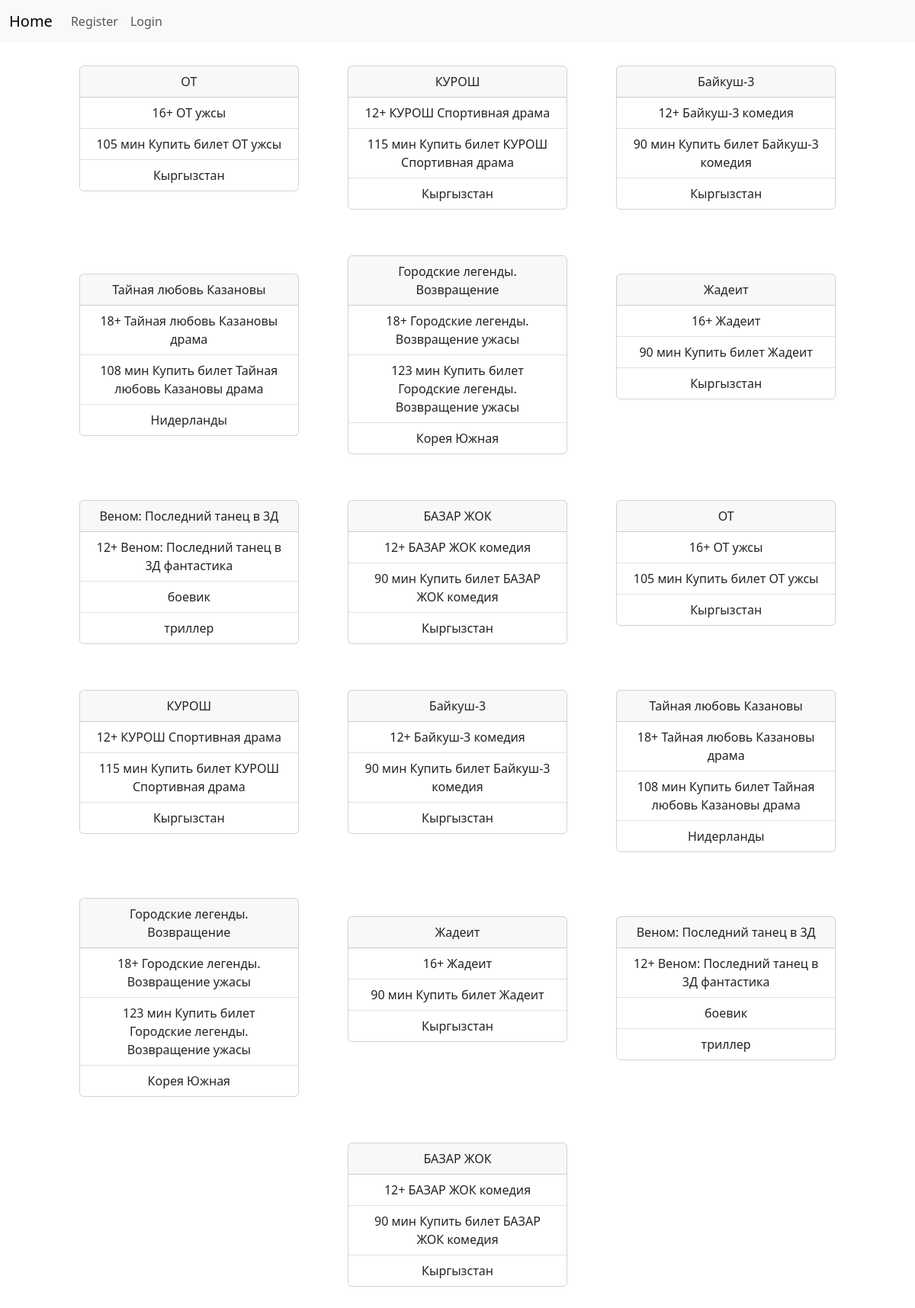
/films/, run on the app's committed database.
### parser/models.py (models this page shows, shortened)
class TVParser(models.Model):
    title = models.CharField(max_length=255)
    genre = models.CharField(max_length=255)
    country = models.CharField(max_length=255)
    duration = models.CharField(max_length=255)

### parser/views.py (the view)
# urls.py: path('films/', FilmListView.as_view()),
class FilmListView(ListView):
    model = TVParser
    template_name = 'parser/film_list.html'
    def get_queryset(self):
        return TVParser.objects.all()

### templates/parser/film_list.html
{% extends 'base.html' %}
{% block content %}
<center>
{%for i in object_list%}
    <div class="card" style="width: 18rem; margin: 30px; display: inline-block">
    <div class="card-header">
    {{ i.title }}
    </div>
    <ul class="list-group list-group-flush">
    <li class="list-group-item">{{ i.genre }}</li>
    <li class="list-group-item">{{ i.country }}</li>
    <li class="list-group-item">{{ i.duration }}</li>
    </ul>
    </div>
{% endfor %}
</center>
{% endblock %}

### data on the page
TVParser: title "ОТ", genre "16+ ОТ ужсы", country "105 мин Купить билет ОТ ужсы", duration "Кыргызстан"
TVParser: title "КУРОШ", genre "12+ КУРОШ Спортивная драма", country "115 мин Купить билет КУРОШ Спортивная драма", duration "Кыргызстан"
TVParser: title "Байкуш-3", genre "12+ Байкуш-3 комедия", country "90 мин Купить билет Байкуш-3 комедия", duration "Кыргызстан"
TVParser: title "Тайная любовь Казановы", genre "18+ Тайная любовь Казановы драма", country "108 мин Купить билет Тайная любовь Казановы драма", duration "Нидерланды"
TVParser: title "Городские легенды. Возвращение", genre "18+ Городские легенды. Возвращение ужасы", country "123 мин Купить билет Городские легенды. Возвращение ужасы", duration "Корея Южная"
TVParser: title "Жадеит", genre "16+ Жадеит", country "90 мин Купить билет Жадеит", duration "Кыргызстан"
TVParser: title "Веном: Последний танец в 3Д", genre "12+ Веном: Последний танец в 3Д фантастика", country "боевик", duration "триллер"
TVParser: title "БАЗАР ЖОК", genre "12+ БАЗАР ЖОК комедия", country "90 мин Купить билет БАЗАР ЖОК комедия", duration "Кыргызстан"
TVParser: title "ОТ", genre "16+ ОТ ужсы", country "105 мин Купить билет ОТ ужсы", duration "Кыргызстан"
TVParser: title "КУРОШ", genre "12+ КУРОШ Спортивная драма", country "115 мин Купить билет КУРОШ Спортивная драма", duration "Кыргызстан"
TVParser: title "Байкуш-3", genre "12+ Байкуш-3 комедия", country "90 мин Купить билет Байкуш-3 комедия", duration "Кыргызстан"
TVParser: title "Тайная любовь Казановы", genre "18+ Тайная любовь Казановы драма", country "108 мин Купить билет Тайная любовь Казановы драма", duration "Нидерланды"
TVParser: title "Городские легенды. Возвращение", genre "18+ Городские легенды. Возвращение ужасы", country "123 мин Купить билет Городские легенды. Возвращение ужасы", duration "Корея Южная"
TVParser: title "Жадеит", genre "16+ Жадеит", country "90 мин Купить билет Жадеит", duration "Кыргызстан"
TVParser: title "Веном: Последний танец в 3Д", genre "12+ Веном: Последний танец в 3Д фантастика", country "боевик", duration "триллер"
TVParser: title "БАЗАР ЖОК", genre "12+ БАЗАР ЖОК комедия", country "90 мин Купить билет БАЗАР ЖОК комедия", duration "Кыргызстан"
